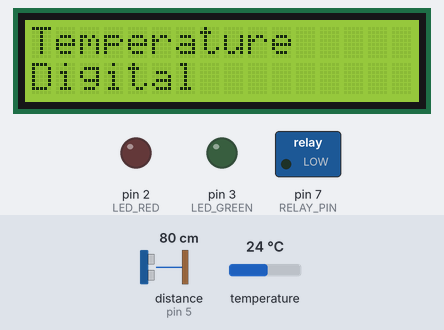
This sketch was run on a simulated Arduino Uno, built with avr-gcc and run on an emulated ATmega328P. Parts: 16×2 character LCD, switched loads named in the sketch (green lamp = pin HIGH), output pins drawn as LEDs (lit = HIGH). Inputs (shaded band) come from the test bench; at power-on: temperature 24 °C, distance to the obstacle (sensor on pin 5) 80 cm. The echo pulse lasts 58.3 µs per cm; pins used as bus, display or sensor lines are not drawn.

Above: at 1.2 s.
At 4.3 s:
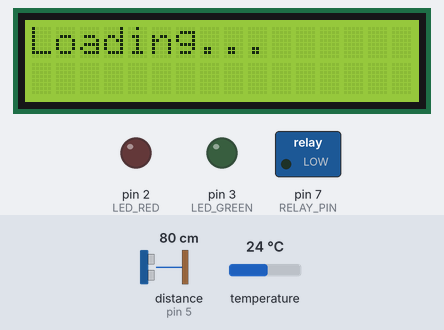
4.4 s: temperature set to 39.7 °C
At 6.6 s:
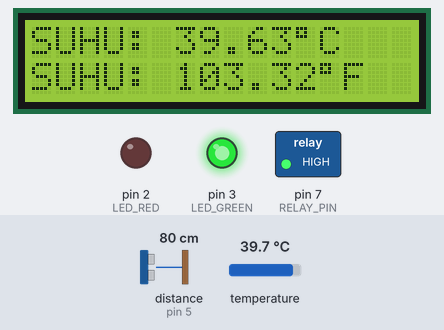
8.4 s: temperature set to 40.5 °C
At 9.5 s:
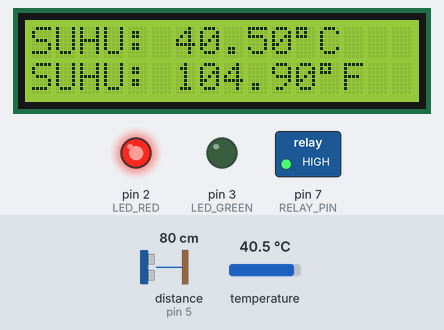
9.9 s: distance to the obstacle (sensor on pin 5) set to 5 cm
11.4 s: distance to the obstacle (sensor on pin 5) set to 2 cm
At 13.5 s:
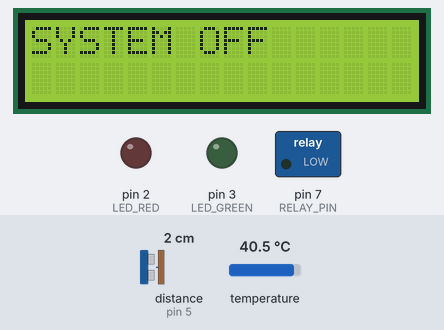
15.2 s: distance to the obstacle (sensor on pin 5) set to 4 cm
16.7 s: temperature set to 12 °C
At 19.4 s:
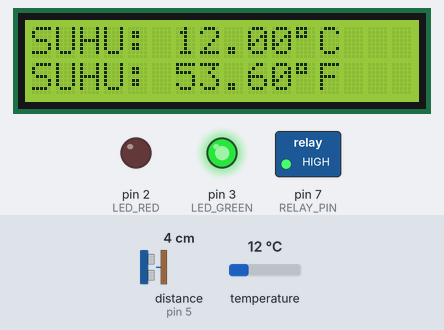
Timing chart, 0 to 20.9 s (numbered marks = the images above; inputs shaded):
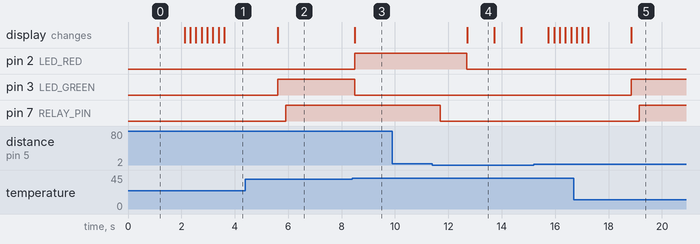

Measured:
- the behaviour switches between 40.1 and 40.2 °C on temperature (found by bisection; images 2 and 3)
- the behaviour switches between 4 and 3 cm on distance to the obstacle (sensor on pin 5) (found by bisection; images 3 and 4)
- after the input at 4.4 s, the display: changes after 1.2 s (image 2)
- after the input at 8.4 s, pin 2 (LED_RED): LOW → HIGH after 0.10 s; pin 3 (LED_GREEN): HIGH → LOW after 0.10 s; the display: changes after 0.10 s (image 3)
- after the input at 9.9 s, every drawn part: stays the same
- after the input at 11.4 s, pin 2 (LED_RED): HIGH → LOW after 1.3 s; pin 7 (RELAY_PIN): HIGH → LOW after 0.29 s; the display: changes after 1.3 s (image 4)
- after the input at 16.7 s, pin 2 (LED_RED): stays LOW (without the input it goes to HIGH after 2.1 s); pin 3 (LED_GREEN): LOW → HIGH after 2.1 s
- what the display in image 0 shows lasts 1.0 s, from 1.1 s to 2.1 s

The sketch:

sensorsuhuupdate.ino
```cpp
#include <Wire.h>
#include <LiquidCrystal_I2C.h>
#include <OneWire.h>
#include <DallasTemperature.h>
#include <NewPing.h>

// Pin untuk sensor DS18B20, LED, dan sensor jarak
#define ONE_WIRE_BUS 6
#define LED_RED 2
#define LED_GREEN 3
#define TRIG_PIN 4
#define ECHO_PIN 5
#define RELAY_PIN 7

// Setup objek OneWire dan DallasTemperature
OneWire oneWire(ONE_WIRE_BUS);
DallasTemperature sensors(&oneWire);

// Setup objek LCD
LiquidCrystal_I2C lcd(0x27, 16, 2);

// Setup sensor jarak
NewPing sonar(TRIG_PIN, ECHO_PIN);

bool systemState = false;      // Awalnya sistem mati
bool messageDisplayed = false;  // Status tampilan

// Setup relay
unsigned long lastMillis1 = 0, lastMillis2 = 0;
float distance = 0;

float getDistance() {
  digitalWrite(TRIG_PIN, LOW);
  delayMicroseconds(2);
  digitalWrite(TRIG_PIN, HIGH);
  delayMicroseconds(10);
  digitalWrite(TRIG_PIN, LOW);

  return pulseIn(ECHO_PIN, HIGH) * 0.034 / 2;
}

void setup() {
  // Setup LCD
  lcd.init();
  lcd.backlight();

  // Set pin LED sebagai OUTPUT
  pinMode(LED_RED, OUTPUT);
  pinMode(LED_GREEN, OUTPUT);

  // Set pin sensor sebagai input
  pinMode(TRIG_PIN, OUTPUT);
  pinMode(ECHO_PIN, INPUT);

  // Set relay sebagai OUTPUT
  pinMode(RELAY_PIN, OUTPUT);

  // Setup sensor DS18B20
  Serial.begin(9600);
  sensors.begin();
}

void loop() {
  // Pembacaan jarak
  float jarak = 3;

  if (millis() - lastMillis1 >= 100) {
    lastMillis1 = millis();
    distance = getDistance(); // Fungsi untuk mendapatkan jarak dari sensor
  }

  if (millis() - lastMillis2 >= 500) {
    lastMillis2 = millis();
    digitalWrite(RELAY_PIN, distance < jarak ? LOW : HIGH);
  }

  // Jika jarak kurang dari 0.5 cm, toggle sistem
  if (distance < jarak) {
    if (systemState) {
      // Mematikan sistem
      systemState = false;
      messageDisplayed = false;  // Reset tampilan
      delay(1000);  // Debounce delay
    } else {
      // Menghidupkan sistem
      systemState = true;
      text();              // Tampilkan pesan "SYSTEM ON"
      LoadingScreen();     // Tampilkan layar loading sekali
      delay(1000);        // Delay untuk loading
    }
  }

  // Jika sistem menyala, jalankan fungsi pembacaan suhu
  if (systemState) {
    system();  // Jalankan fungsi system() untuk membaca suhu
  } else {
    // Jika sistem mati, matikan LED dan tampilkan pesan "SYSTEM OFF"
    digitalWrite(LED_GREEN, LOW);
    digitalWrite(LED_RED, LOW);
    lcd.clear();
    lcd.setCursor(0, 0);
    lcd.print("SYSTEM OFF");
    delay(1000); // Debounce delay
  }
}

// Fungsi untuk membaca dan menampilkan suhu
void system() {
  // Minta pembacaan suhu dari sensor
  sensors.requestTemperatures();
  sensors.setResolution(11);

  float temperatureC = sensors.getTempCByIndex(0);  // Suhu dalam Celsius
  float temperatureF = (temperatureC * 9.0 / 5.0) + 32.0;  // Konversi ke Fahrenheit

  // Tampilkan suhu pada LCD
  lcd.clear();
  lcd.setCursor(0, 0);
  lcd.print("SUHU: ");
  lcd.print(temperatureC);
  lcd.print((char)223);  // Karakter derajat
  lcd.print("C");

  lcd.setCursor(0, 1);
  lcd.print("SUHU: ");
  lcd.print(temperatureF);
  lcd.print((char)223);
  lcd.print("F");

  // Kontrol LED berdasarkan suhu
  if (temperatureC > 40.0 || temperatureC < 0.0) {
    digitalWrite(LED_RED, HIGH);    // Nyalakan LED merah
    digitalWrite(LED_GREEN, LOW);   // Matikan LED hijau
  } else {
    digitalWrite(LED_RED, LOW);     // Matikan LED merah
    digitalWrite(LED_GREEN, HIGH);  // Nyalakan LED hijau
  }

  delay(300);  // Tunggu sebelum pembacaan berikutnya
}

// Fungsi untuk menampilkan pesan "SYSTEM ON"
void text() {
  lcd.clear();
  lcd.setCursor(0, 0);
  lcd.print("SYSTEM ON");
  delay(1000);

  lcd.clear();
  lcd.setCursor(0, 0);
  lcd.print("Temperature");
  lcd.setCursor(0, 1);
  lcd.print("Digital");
  delay(1000);
}

// Fungsi untuk menampilkan layar loading
void LoadingScreen() {
  unsigned long startTime = millis();
  String loadingText = "Loading";
  String dots = "";

  while (millis() - startTime < 1000) {
    for (int i = 0; i < 4; i++) {
      lcd.clear();
      lcd.setCursor(0, 0);
      lcd.print(loadingText);
      lcd.print(dots);

      // Update titik-titik
      dots += ".";
      if (dots.length() > 3) {
        dots = "";  // Reset titik-titik setelah 3 titik
      }

      delay(200);  // Delay untuk animasi
    }
  }
}
```
